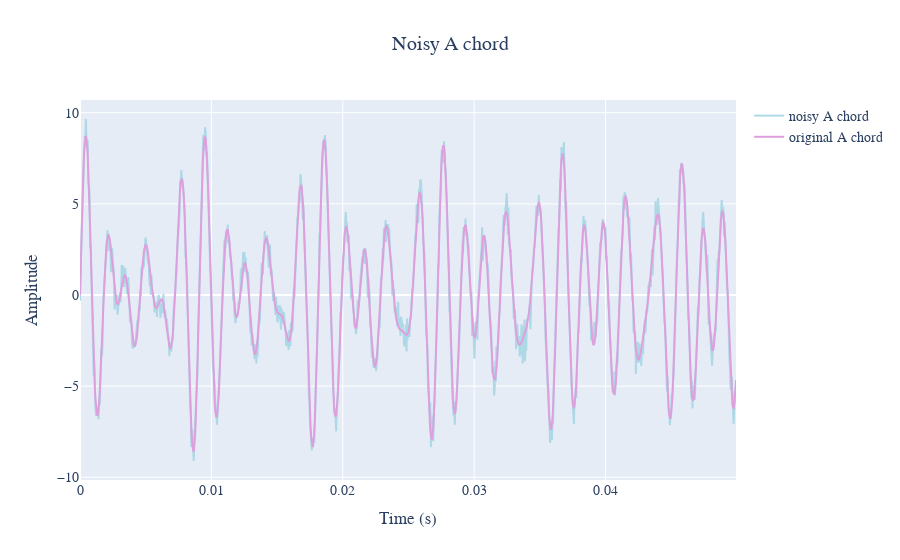

The code cell stored with this chart in its notebook:
### Code cell
noise_level = 0.5
noisy_a_chord = a_chord + noise_level * np.random.randn(len(a_chord))
sr = 1/22050 #standard 44.1 kHz
fig = go.Figure()
fig.add_trace(go.Scatter(
    x=t[:len(t)//20],
    y=noisy_a_chord[:len(t)//20],
    mode='lines',
    name='noisy A chord',
    line=dict(color='LightBlue'), 
))
fig.add_trace(go.Scatter(
    
    x=t[:len(t)//20],
    y=a_chord[:len(t)//20],
    mode='lines',
    name='original A chord',
    line=dict(color='rgba(221, 160, 221, 1.0)'), 
))

fig.update_layout(
    title={
        'text':'Noisy A chord',
        'x': 0.5},
    xaxis_title='Time (s)',
    yaxis_title='Amplitude',
    font=dict(family="Arial", size=14)
)
fig.show()
ipd.Audio(data = noisy_a_chord, rate=1/sr)

### Figure 1 — Plotly figure (JSON) as saved in the notebook; plotly's stock layout.template omitted (floating-point values rounded to 4 significant figures; data arrays with more than 128 entries replaced by an {"elided": "..."} marker saying what was removed)
{"data": [{"line": {"color": "LightBlue"}, "mode": "lines", "name": "noisy A chord", "type": "scatter", "x": {"elided": "1102 float values"}, "y": {"elided": "1102 float values"}}, {"line": {"color": "rgba(221, 160, 221, 1.0)"}, "mode": "lines", "name": "original A chord", "type": "scatter", "x": {"elided": "1102 float values"}, "y": {"elided": "1102 float values"}}], "layout": {"font": {"family": "Arial", "size": 14}, "title": {"text": "Noisy A chord", "x": 0.5}, "xaxis": {"title": {"text": "Time (s)"}}, "yaxis": {"title": {"text": "Amplitude"}}}}
